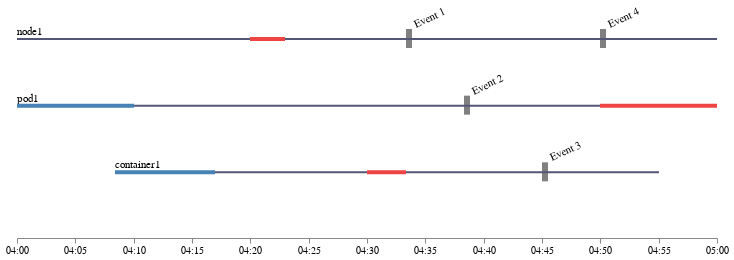

Here is the Vega-Lite specification saved for this chart:
### Vega specification from a JSON file in a GitHub repository (floating-point values rounded to 4 significant figures)
{"$schema": "https://vega.github.io/schema/vega/v5.json", "description": "A timeline visualization of the lives of the first five U.S. presidents.", "width": 700, "height": 200, "padding": 5, "signals": [{"name": "eventHover", "value": {}, "on": [{"events": "eventRects:mouseover", "update": "datum"}, {"events": "eventRects:mouseout", "update": "{}"}]}, {"name": "curEventDescr", "value": "Event Description", "update": "eventHover.description"}], "data": [{"name": "vertices", "values": [{"label": "node1", "creation": 1592928000000, "deletion": 1592931600000, "enter": 1592929200000, "leave": 1592929380000}, {"label": "pod1", "creation": 1592928000000, "running": 1592928600000, "deletion": 1592931600000, "enter": 1592931000000, "leave": 1592931600000}, {"label": "container1", "creation": 1592928505000, "running": 1592929020000, "deletion": 1592931300000, "enter": 1592929800000, "leave": 1592930000000}]}, {"name": "events", "format": {"type": "json", "parse": {"when": "date"}}, "values": [{"name": "Event 1", "when": 1592930000000, "vertex": "node1", "description": "Error occurred"}, {"name": "Event 2", "when": 1592930300000, "vertex": "pod1", "description": "Another error!"}, {"name": "Event 3", "when": 1592930700000, "vertex": "container1", "description": "Something happened"}, {"name": "Event 4", "when": 1592931000000, "vertex": "node1", "description": "Something else happened"}]}], "scales": [{"name": "yscale", "type": "band", "range": [0, {"signal": "height"}], "domain": {"data": "vertices", "field": "label"}}, {"name": "xscale", "type": "time", "range": "width", "round": true, "domain": {"data": "vertices", "fields": ["creation", "deletion"]}}], "axes": [{"orient": "bottom", "scale": "xscale", "format": "%I:%M"}], "marks": [{"name": "eventLabel", "type": "text", "from": {"data": "events"}, "encode": {"enter": {"x": {"scale": "xscale", "field": "when", "offset": 10}, "y": {"scale": "yscale", "field": "vertex", "offset": -10}, "angle": {"value": -25}, "fill": {"value": "#000"}, "text": {"field": "name"}, "fontSize": {"value": 11}}, "update": {"fill": {"value": "#000"}, "text": {"field": "name"}}, "hover": {"fill": {"value": "red"}}}}, {"name": "EVENT_DESCRIPTION", "type": "text", "interactive": false, "encode": {"enter": {"x": {"value": 100}, "y": {"value": 100}, "fill": {"value": "black"}, "fontSize": {"value": 20}, "text": {"value": "TESTING!"}}, "update": {"text": {"signal": "curEventDescr"}}}}, {"name": "eventRects", "type": "rect", "from": {"data": "events"}, "encode": {"enter": {"x": {"scale": "xscale", "field": "when"}, "y": {"scale": "yscale", "field": "vertex", "offset": -9}, "width": {"value": 6}, "height": {"value": 18, "offset": 1}, "fill": {"value": "#777"}}, "update": {"fill": {"value": "gray"}}, "hover": {"fill": {"value": "red"}}}}, {"description": "Labels for vertices (represented by the horizontal lines)", "type": "text", "from": {"data": "vertices"}, "encode": {"enter": {"x": {"scale": "xscale", "field": "creation"}, "y": {"scale": "yscale", "field": "label", "offset": -3}, "fill": {"value": "#000"}, "text": {"field": "label"}, "fontSize": {"value": 11}}}}, {"type": "rect", "from": {"data": "vertices"}, "encode": {"enter": {"x": {"scale": "xscale", "field": "creation"}, "x2": {"scale": "xscale", "field": "deletion"}, "y": {"scale": "yscale", "field": "label"}, "height": {"value": 2}, "fill": {"value": "#557"}}}}, {"type": "rect", "from": {"data": "vertices"}, "encode": {"enter": {"x": {"scale": "xscale", "field": "enter"}, "x2": {"scale": "xscale", "field": "leave"}, "y": {"scale": "yscale", "field": "label", "offset": -1}, "height": {"value": 4}, "fill": {"value": "#e44"}}}}, {"type": "rect", "from": {"data": "vertices"}, "encode": {"enter": {"x": {"scale": "xscale", "field": "creation"}, "x2": {"scale": "xscale", "field": "running"}, "y": {"scale": "yscale", "field": "label", "offset": -1}, "height": {"value": 4}, "fill": {"value": "steelblue"}}, "update": {"fill": {"value": "steelblue"}, "cursor": {"value": "pointer"}}, "hover": {"fill": {"value": "pink"}}}}]}
